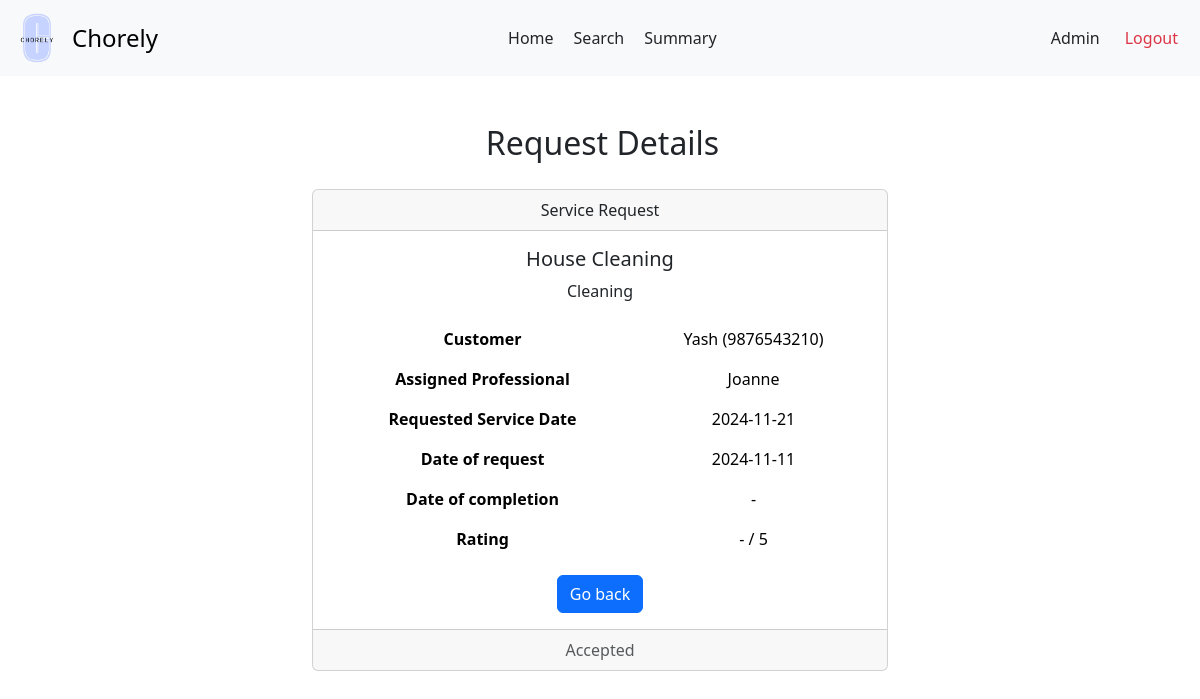
Before: /admin/view/request/1 with the older database file.
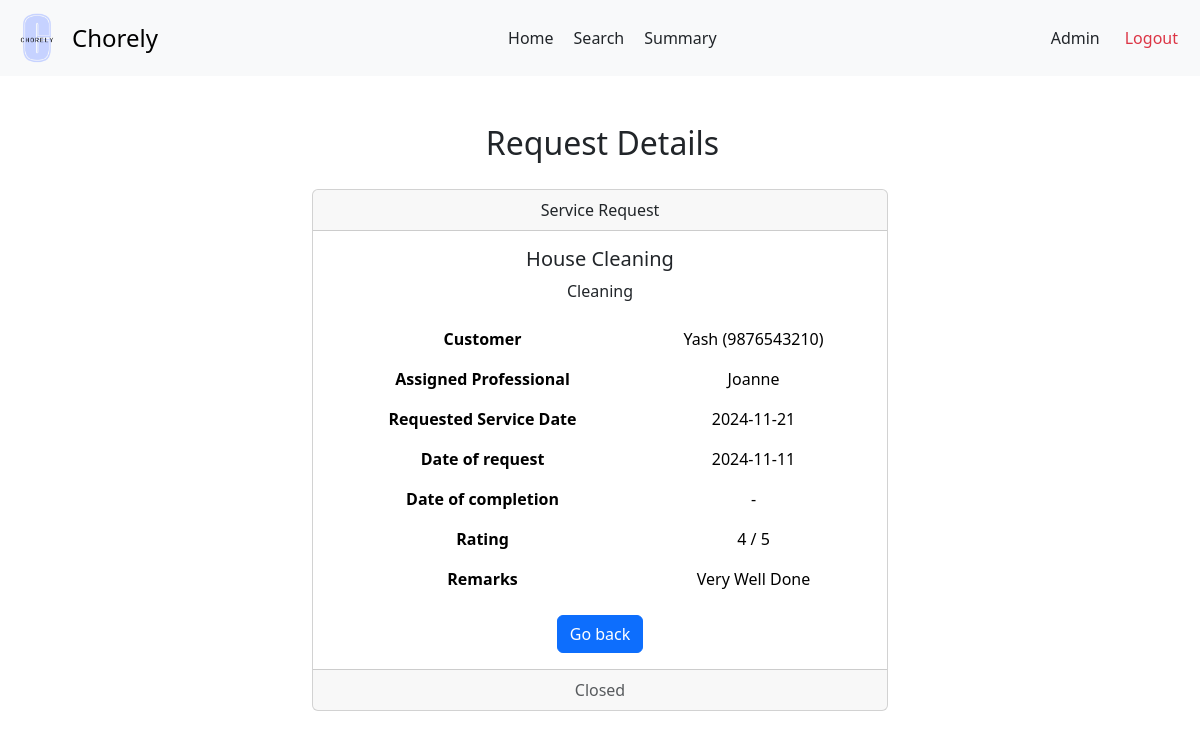
After: the same page with the newer database file.
### backend/models.py (models this page shows)
class ServiceRequests(db.Model):
    __tablename__ = 'ServiceRequests'
    request_id = db.Column(db.Integer, primary_key=True, autoincrement=True)
    service_id = db.Column(db.Integer, db.ForeignKey('Services.service_id'), nullable=False)
    customer_id = db.Column(db.Integer, db.ForeignKey('Customers.customer_id'), nullable=False)
    professional_id = db.Column(db.Integer, db.ForeignKey('ServiceProfessionals.professional_id'))
    requested_service_date = db.Column(db.Date, default=date.today())
    date_of_request = db.Column(db.Date, default=date.today())
    date_of_completion = db.Column(db.Date)
    service_status = db.Column(db.String, default='requested')
    additional_requests = db.Column(db.String)
    remarks = db.Column(db.String)
    rating = db.Column(db.Float)

### backend/adminController.py (the view)
@app.route('/admin/view/request/<int:request_id>', methods =['GET'])
def view_request(request_id):
  request = ServiceRequests.query.get(request_id)
  return render_template('admin-view-request.html', request= request)

### templates/admin-view-request.html (shortened to what this page needs)
<!DOCTYPE html>
<html lang="en">
<head>
  <link href="https://cdn.jsdelivr.net/npm/bootstrap@5.3.3/dist/css/bootstrap.min.css" rel="stylesheet">
  <link rel="stylesheet" href="{{ url_for('static', filename = 'prof-dash.css')}}">
  <link rel="stylesheet" href="{{ url_for('static', filename = 'navbar.css')}}">
</head>
<body>
  <nav class="navbar bg-body-tertiary">
    <div class="container-fluid">
      <a class="navbar-brand d-flex align-items-center" href="#" style="text-decoration: none;">
        <img src="{{ url_for('static', filename = 'logo.png')}}" alt="Chorely Logo" width="50" height="50" id="logo">
        <span style="font-size: 1.5rem;">Chorely</span>
      </a>
      <div style="display: flex;">
        <a class="nav-link active" aria-current="page" href="#">Home</a>
        <a class="nav-link" href="#">Search</a>
        <a class="nav-link" href="#">Summary</a>
      </div>
      <div class="d-flex text text-end">
        <a class="nav-link" href="/admin">Admin</a>
        <a class="nav-link text-danger" href="/userlogin">Logout</a>
      </div>
    </div>
  </nav>
  <div id="main">
    <div id="canvas">
      <br>
      <h2 class="headings text text-center">Request Details</h2><br>
      <div class="card text-center" style="width: 60%; margin: auto;">
        <div class="card-header">
          Service Request
        </div>
        <div class="card-body">
          <h5 class="card-title">{{ request.service.name | title }}</h5>
          <p class="card-text">{{ request.service.category | title }}</p>
          <table class="table table-borderless mb-3">
            <tbody>
              <tr>
                <tr>
                  <th>Customer</th>
                  <td>{{ request.customer.name }} ({{ request.customer.phone }})</td>
                </tr>
                <th>Assigned Professional</th>
                <td>{{ request.professional.name | title if request.professional.name else 'To be assigned' }}</td>
              </tr>
              <tr>
                <th>Requested Service Date</th>
                <td>{{ request.requested_service_date }}</td>
              </tr>
              <tr>
                <th>Date of request</th>
                <td>{{ request.date_of_request }}</td>
              </tr>
              <tr>
                <th>Date of completion</th>
                <td>{{ request.date_of_completeion or '-' }}</td>
              </tr>
              <tr>
                <th>Rating</th>
                <td>{{ request.rating | int if request.rating else '-' }} / 5</td>
              </tr>
              {% if request.remarks %}
                <tr>
                  <th>Remarks</th>
                  <td>{{ request.remarks | title }}</td>
                </tr>
              {% endif %}
            </tbody>
          </table>
          <a href="javascript: history.back()" class="btn btn-primary">Go back</a>
        </div>
        <div class="card-footer text-body-secondary">
          {{ request.service_status | title }}
        </div>
      </div>
</body>
</html>

Changed rows visible on the page:
changed ServiceRequests: rating "-" → "4"; remarks (not shown) → "Very Well Done"; service_status "Accepted" → "Closed"
Other visible differences:
text now shown: "Remarks"
